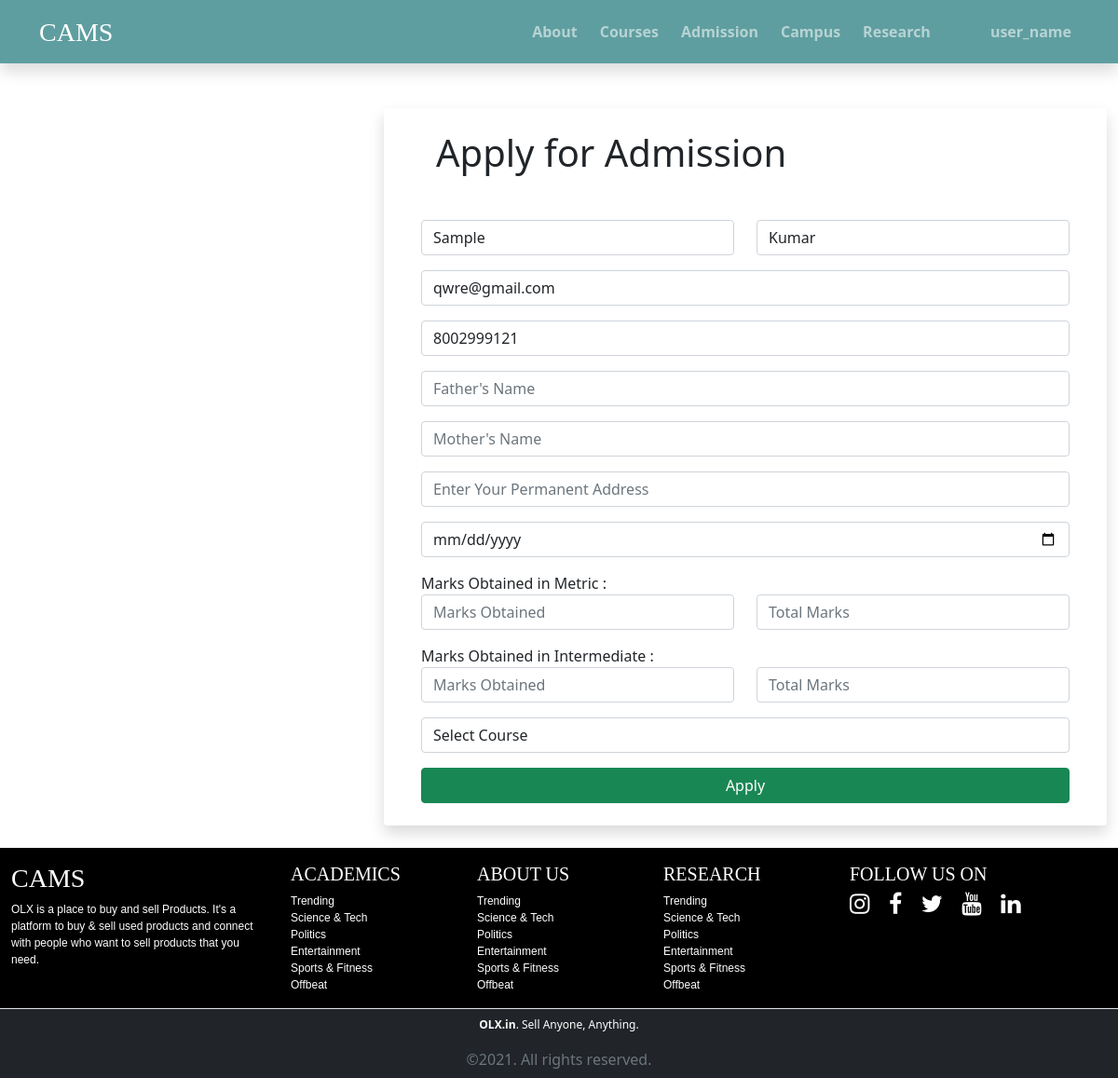
/apply.php (signed in), run on the app's committed database.
### tables this page shows
CREATE TABLE `accounts` (
  `id` int(11) NOT NULL,
  `f_name` varchar(100) NOT NULL,
  `l_name` varchar(100) NOT NULL,
  `contact` varchar(50) NOT NULL,
  `email` varchar(100) NOT NULL,
  `password` varchar(255) NOT NULL,
  `doc` timestamp NOT NULL DEFAULT current_timestamp() ON UPDATE current_timestamp()
);

### include/config.php (called while the page is built, shortened)
<?php
    class Work{
        private $host = "localhost";
        private $username = "root";
        private $password = "";
        private $database = "cams";
        private $connect;
        public function __construct(){
            $this->connect = new mysqli($this->host, $this->username, $this->password, $this->database);
            if(mysqli_connect_error()){
                trigger_error("Databse Connection Failed".mysqli_connect_error());
            }
            else{
                return $this->connect;
            }
        }
        public function select($query){
            $run = $this->connect->query($query);
            $array = [];
            if($run->num_rows > 0){
                while($row = $run->fetch_assoc()){
                    $array[] = $row;
                }
                return $array;
            }
            else{
                echo "No records found";
                return $array;
            }
        }
    }
    $cams = new Work();
?>

### apply.php (the view, shortened to what this page needs)
<?php include "include/header.php";
$sess = $_SESSION['user'];
$query = $cams->select("SELECT * FROM accounts WHERE email = '$sess'");
?>
<div class="container-fluid mt-5">
    <div class="row">
        <div class="col-lg-4">
        </div>
        <div class="col-lg-8">
            <div class="card px-4 py-2 shadow border-0">
                <div class="card-body">
                <h1 class="mx-3 mb-5">Apply for Admission</h1>
                    <form action="apply.php" method="post">
                        <div class="mb-3">
                            <div class="row">
                            <?php
                                if(isset($_SESSION['user'])):
                                    $id = $_SESSION['user'];
                                    $value = $cams->select("SELECT * FROM accounts where email = '$id'");
                                    foreach($value as $v):
                                    ?>
                                <div class="col-6">
                                    <input type="text" name="f_name" value="<?= $v['f_name'];?>" placeholder="First Name" class="form-control">
                                </div>
                                <div class="col-6">
                                    <input type="text" name="l_name" value="<?= $v['l_name'];?>" placeholder="Last Name" class="form-control">
                                </div>
                            </div>
                        </div>
                        <div class="mb-3">
                            <input type="text" name="email" value="<?= $v['email'];?>" placeholder="Email Address" class="form-control">
                        </div>
                        <div class="mb-3">
                            <input type="text" name="contact" value="<?= $v['contact'];?>" placeholder="Contact Number" class="form-control">
                        </div>
                        <?php  endforeach; endif; ?>
                        <div class="mb-3">
                            <input type="text" name="father_name" placeholder="Father's Name" class="form-control">
                        </div>
                        <div class="mb-3">
                            <input type="text" name="mother_name" placeholder="Mother's Name" class="form-control">
                        </div>
                        <div class="mb-3">
                            <input type="text" name="address" placeholder="Enter Your Permanent Address" class="form-control">
                        </div>
                        <div class="mb-3">
                            <input type="date" name="dob" class="form-control">
                        </div>
                        <div class="mb-3">
                           <div class="row">
                           <label for="">Marks Obtained in Metric :</label>
                                <div class="col-6">
                                    <input type="text" name="metric_marks" placeholder="Marks Obtained" class="form-control">
                                </div>
                                <div class="col-6">
                                    <input type="text" name="metric_fullmarks" placeholder="Total Marks" class="form-control">
                                </div>
                           </div>
                        </div>
                        <div class="mb-3">
                           <div class="row">
                           <label for="">Marks Obtained in Intermediate :</label>
                                <div class="col-6">
                                    <input type="text" name="inter_marks" placeholder="Marks Obtained" class="form-control">
                                </div>
                                <div class="col-6">
                                    <input type="text" name="inter_fullmarks" placeholder="Total Marks" class="form-control">
                                </div>
                           </div>
                        </div>
                        <div class="mb-3">
                            <select id="" name="course" class="form-control">
                                <option value=""selected hidden disabled>Select Course</option>
                            </select>
                        </div>
                        <div class="d-grid gap-2">
                            <input type="submit" value="Apply" name="apply" class="btn btn-success">
                        </div>
                    </form>
                </div>
            </div>
        </div>
    </div>
</div>
<?php include "include/footer.php"; ?>

### data on the page
accounts: f_name "Sample", l_name "Kumar", email "qwre@gmail.com", contact "8002999121"
